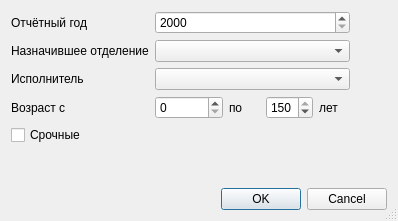
<?xml version="1.0" encoding="UTF-8"?>
<ui version="4.0">
 <class>DiagnosticYearReportSetupDialog</class>
 <widget class="QDialog" name="DiagnosticYearReportSetupDialog">
  <property name="windowModality">
   <enum>Qt::ApplicationModal</enum>
  </property>
  <property name="geometry">
   <rect>
    <x>0</x>
    <y>0</y>
    <width>398</width>
    <height>221</height>
   </rect>
  </property>
  <property name="windowTitle">
   <string>Годовой отчет по диагностическим отделениям</string>
  </property>
  <property name="sizeGripEnabled">
   <bool>true</bool>
  </property>
  <layout class="QGridLayout" name="gridLayout">
   <item row="4" column="0">
    <widget class="QCheckBox" name="chkUrgent">
     <property name="text">
      <string>Срочные</string>
     </property>
    </widget>
   </item>
   <item row="3" column="0">
    <widget class="QLabel" name="lblAgeFrom">
     <property name="text">
      <string>Возраст с</string>
     </property>
    </widget>
   </item>
   <item row="2" column="1" colspan="5">
    <widget class="CPersonComboBoxEx" name="cmbPerson"/>
   </item>
   <item row="3" column="5">
    <widget class="QLabel" name="lblAgeYears">
     <property name="text">
      <string>лет</string>
     </property>
    </widget>
   </item>
   <item row="0" column="0">
    <widget class="QLabel" name="lblReportYear">
     <property name="text">
      <string>Отчётный год</string>
     </property>
    </widget>
   </item>
   <item row="2" column="0">
    <widget class="QLabel" name="lblPerson">
     <property name="text">
      <string>Исполнитель</string>
     </property>
    </widget>
   </item>
   <item row="0" column="1" colspan="5">
    <widget class="QSpinBox" name="edtReportYear">
     <property name="minimum">
      <number>2000</number>
     </property>
     <property name="maximum">
      <number>2500</number>
     </property>
    </widget>
   </item>
   <item row="1" column="0">
    <widget class="QLabel" name="lblOrgStructure">
     <property name="text">
      <string>Назначившее отделение</string>
     </property>
     <property name="buddy">
      <cstring>cmbOrgStructure</cstring>
     </property>
    </widget>
   </item>
   <item row="1" column="1" colspan="5">
    <widget class="COrgStructureComboBox" name="cmbOrgStructure"/>
   </item>
   <item row="7" column="2" colspan="5">
    <widget class="QDialogButtonBox" name="buttonBox">
     <property name="orientation">
      <enum>Qt::Horizontal</enum>
     </property>
     <property name="standardButtons">
      <set>QDialogButtonBox::Cancel|QDialogButtonBox::Ok</set>
     </property>
    </widget>
   </item>
   <item row="3" column="4">
    <widget class="QSpinBox" name="edtAgeTo">
     <property name="maximum">
      <number>150</number>
     </property>
     <property name="value">
      <number>150</number>
     </property>
    </widget>
   </item>
   <item row="3" column="3">
    <widget class="QLabel" name="lblAgeTo">
     <property name="text">
      <string>по</string>
     </property>
    </widget>
   </item>
   <item row="3" column="1" colspan="2">
    <widget class="QSpinBox" name="edtAgeFrom">
     <property name="maximum">
      <number>150</number>
     </property>
    </widget>
   </item>
   <item row="6" column="0" colspan="2">
    <spacer name="spacer">
     <property name="orientation">
      <enum>Qt::Vertical</enum>
     </property>
     <property name="sizeHint" stdset="0">
      <size>
       <width>129</width>
       <height>20</height>
      </size>
     </property>
    </spacer>
   </item>
  </layout>
 </widget>
 <customwidgets>
  <customwidget>
   <class>CPersonComboBoxEx</class>
   <extends>QComboBox</extends>
   <header>Orgs/PersonComboBoxEx.h</header>
  </customwidget>
  <customwidget>
   <class>COrgStructureComboBox</class>
   <extends>QComboBox</extends>
   <header>Orgs/OrgStructComboBoxes.h</header>
  </customwidget>
 </customwidgets>
 <tabstops>
  <tabstop>edtReportYear</tabstop>
  <tabstop>buttonBox</tabstop>
 </tabstops>
 <resources/>
 <connections>
  <connection>
   <sender>buttonBox</sender>
   <signal>accepted()</signal>
   <receiver>DiagnosticYearReportSetupDialog</receiver>
   <slot>accept()</slot>
   <hints>
    <hint type="sourcelabel">
     <x>112</x>
     <y>177</y>
    </hint>
    <hint type="destinationlabel">
     <x>102</x>
     <y>90</y>
    </hint>
   </hints>
  </connection>
  <connection>
   <sender>buttonBox</sender>
   <signal>rejected()</signal>
   <receiver>DiagnosticYearReportSetupDialog</receiver>
   <slot>reject()</slot>
   <hints>
    <hint type="sourcelabel">
     <x>225</x>
     <y>177</y>
    </hint>
    <hint type="destinationlabel">
     <x>236</x>
     <y>76</y>
    </hint>
   </hints>
  </connection>
 </connections>
</ui>
